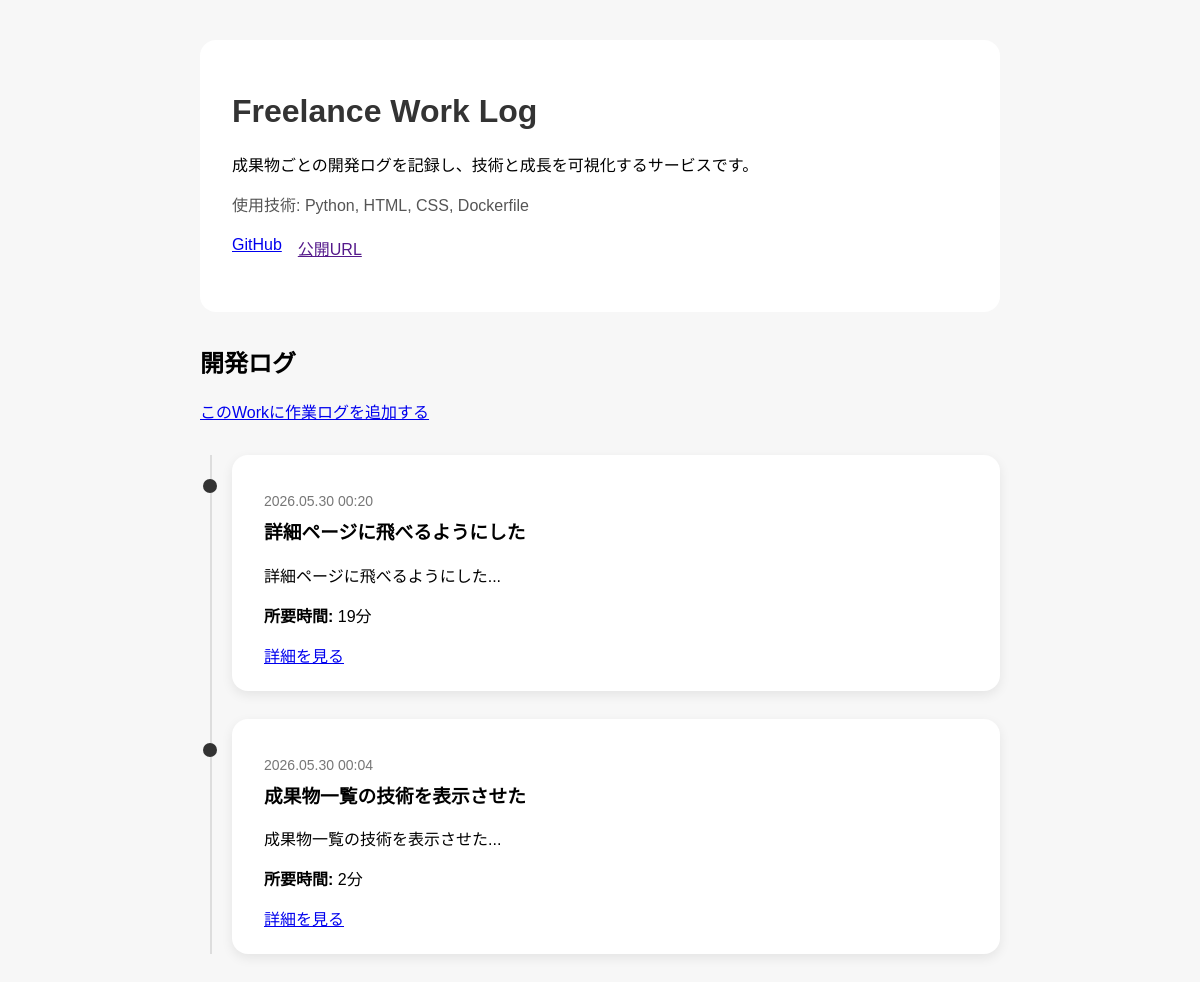
The app's page /works-page/1, older data.
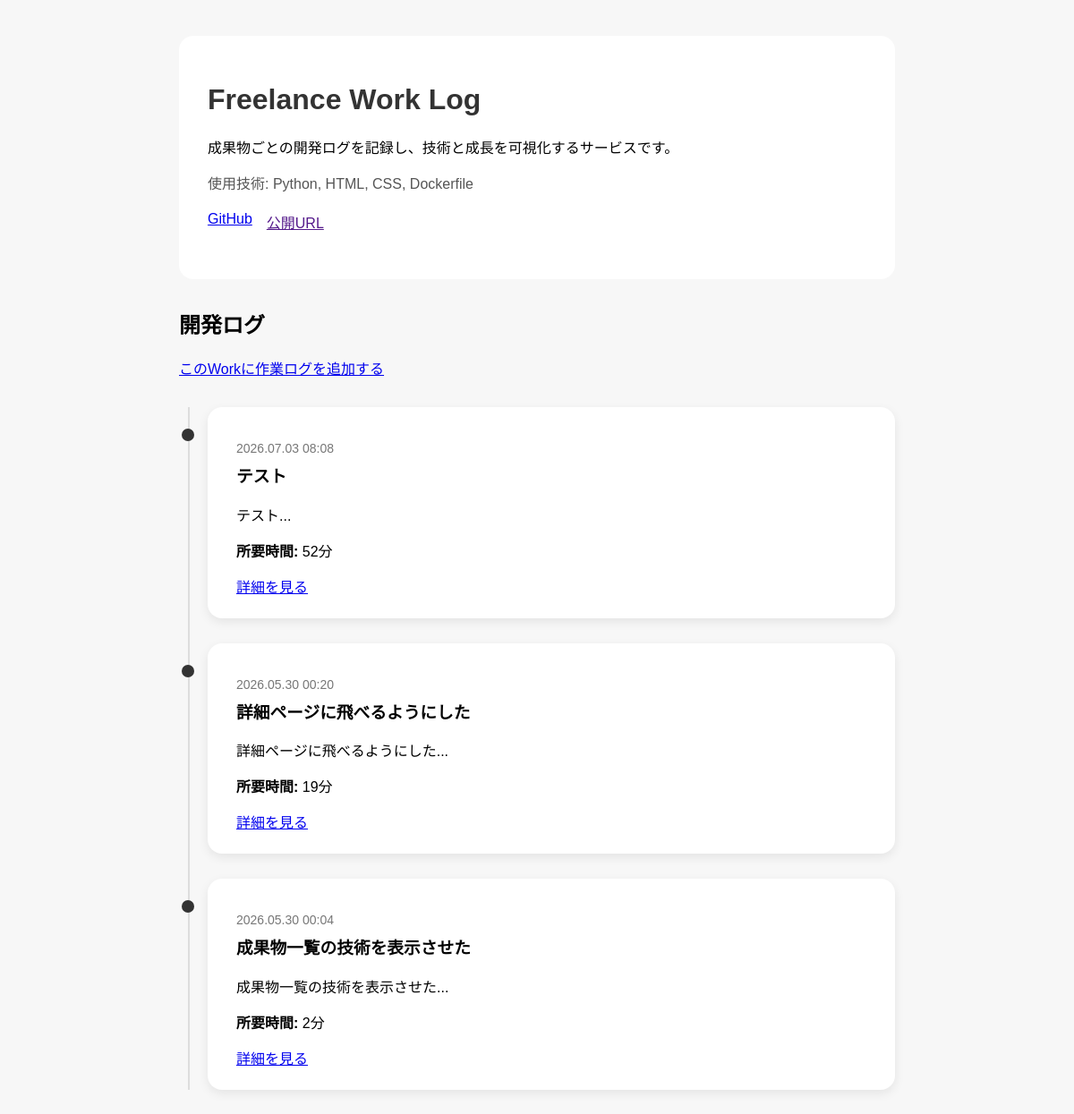
The same page, newer data.
### app/models.py (models this page shows)
class Work(Base):
    __tablename__ = "works"
    id = Column(Integer, primary_key=True, index=True)
    title = Column(String, nullable=False)
    description = Column(Text, nullable=False)
    github_url = Column(String)
    app_url = Column(String)
    tech_stack = Column(String)
    posts = relationship(
        "Post",
        back_populates="work"
    )
    created_at = Column(DateTime, default=datetime.now)

class Post(Base):
    __tablename__ = "posts"
    id = Column(Integer, primary_key=True, index=True)
    title = Column(String)
    content = Column(String)
    task_type = Column(String)
    start_time = Column(DateTime)
    end_time = Column(DateTime)
    work_time_minutes = Column(Integer)
    work_id = Column(Integer, ForeignKey("works.id"))
    work = relationship(
        "Work",
        back_populates="posts"
    )
    created_at = Column(DateTime, default=datetime.now)

### app/main.py (the view)
@app.get("/works-page/{work_id}")
def work_detail_page(
    work_id: int,
    request: Request,
    db: Session = Depends(get_db)
):
    work = (
        db.query(models.Work)
        .filter(models.Work.id == work_id)
        .first()
    )
    posts = (
        db.query(models.Post)
        .filter(models.Post.work_id == work_id)
        .order_by(models.Post.start_time.desc())
        .all()
    )
    return templates.TemplateResponse(
        request,
        "work_detail.html",
        {
            "work": work,
            "posts": posts
        }
    )

### app/templates/work_detail.html (shortened to what this page needs)
<!DOCTYPE html>
<html>
<head>
    <link rel="stylesheet" href="/static/style.css">
</head>
<body>
<div class="work-detail">
  <h1>{{ work.title }}</h1>
  <p>{{ work.description }}</p>
  <p class="work-meta">使用技術: {{ work.tech_stack }}</p>
  <div class="work-links">
    <a href="{{ work.github_url }}">GitHub</a>
    <a href="{{ work.public_url }}">公開URL</a>
  </div>
</div>
<h2>開発ログ</h2>
<a href="/posts-page/new?work_id={{ work.id }}">このWorkに作業ログを追加する</a>
<div class="timeline">
  {% for post in posts %}
    <div class="timeline-item">
      <div class="timeline-marker"></div>
      <div class="timeline-card">
        <p class="timeline-date">
          {{ post.start_time.strftime('%Y.%m.%d %H:%M') }}
        </p>
        <h3>{{ post.title }}</h3>
        <p>{{ post.content[:80] }}...</p>
        <p>
          <strong>所要時間:</strong>
          {{ post.work_time_minutes }}分
        </p>
        <a href="/posts-page/{{ post.id }}">詳細を見る</a>
      </div>
    </div>
  {% endfor %}
</div>
</body>
</html>

### app/static/style.css (style rules this page uses)
body { font-family: sans-serif; max-width: 800px; margin: 40px auto; padding: 0 20px; background: #f7f7f7; }
h1 { color: #333; }
.work-detail { background: #fff; padding: 32px; border-radius: 16px; margin-bottom: 32px; }
.work-meta { margin: 16px 0; color: #555; }
.work-links { display: flex; gap: 16px; margin: 20px 0; }
.timeline { position: relative; margin-top: 32px; padding-left: 32px; }
.timeline::before { content: ""; position: absolute; left: 10px; top: 0; bottom: 0; width: 2px; background: #ddd; }
.timeline-item { position: relative; margin-bottom: 28px; }
.timeline-marker { position: absolute; left: -29px; top: 24px; width: 14px; height: 14px; background: #333; border-radius: 50%; }
.timeline-card { background: #fff; border-radius: 16px; padding: 24px 32px; box-shadow: 0 4px 12px rgba(0,0,0,0.08); }
.timeline-date { color: #777; font-size: 14px; margin-bottom: 8px; }
.timeline-card h3 { margin-top: 0; }

Row changes from the older to the newer data that the page shows:
added Post: start_time "2026.07.03 08:08", title "テスト", content "テスト", work_time_minutes "52"
